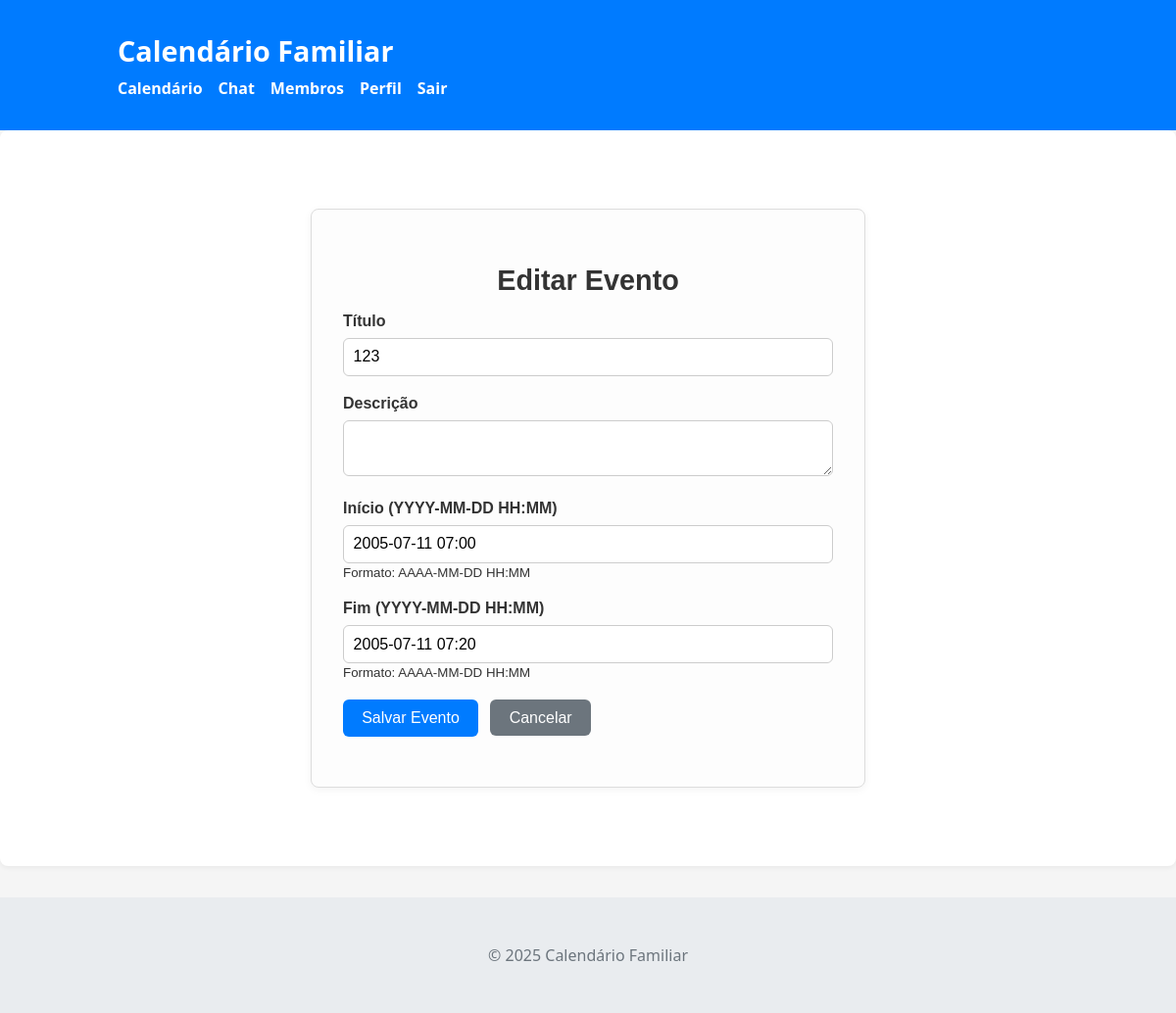
The app's page /event/1/edit (signed in) with its own data.
### app/models.py (models this page shows)
class Event(db.Model):
    id = db.Column(db.Integer, primary_key=True)
    title = db.Column(db.String(100), nullable=False)
    description = db.Column(db.Text, nullable=True)
    start_time = db.Column(db.DateTime, nullable=False)
    end_time = db.Column(db.DateTime, nullable=False)
    created_at = db.Column(db.DateTime, nullable=False, default=datetime.utcnow)
    user_id = db.Column(db.Integer, db.ForeignKey('user.id'), nullable=False)
    family_id = db.Column(db.Integer, db.ForeignKey('family.id'), nullable=False)

### app/routes.py (the view)
@main.route('/event/<int:event_id>/edit', methods=['GET', 'POST'])
@login_required
def edit_event(event_id):
    event = Event.query.get_or_404(event_id)
    if event.family_id != current_user.family_id or (event.user_id != current_user.id and current_user not in current_user.family.admins):
        flash('Você não tem permissão para editar este evento.')
        return redirect(url_for('main.calendar'))
    form = EventForm()
    if form.validate_on_submit():
        event.title = form.title.data
        event.description = form.description.data
        event.start_time = form.start_time.data
        event.end_time = form.end_time.data
        db.session.commit()
        flash('Evento atualizado com sucesso!')
        return redirect(url_for('main.calendar'))
    elif request.method == 'GET':
        form.title.data = event.title
        form.description.data = event.description
        form.start_time.data = event.start_time
        form.end_time.data = event.end_time
    return render_template('event_form.html', form=form, title='Editar Evento')

### app/forms.py (shortened to what this page needs)
class EventForm(FlaskForm):
    title = StringField('Título',
                        validators=[DataRequired(), Length(min=2, max=100)])
    description = TextAreaField('Descrição')
    start_time = DateTimeField('Início (YYYY-MM-DD HH:MM)',
                               format='%Y-%m-%d %H:%M',
                               validators=[DataRequired()])
    end_time = DateTimeField('Fim (YYYY-MM-DD HH:MM)',
                             format='%Y-%m-%d %H:%M',
                             validators=[DataRequired()])
    submit = SubmitField('Salvar Evento')

### app/__init__.py (called while the page is built)
def create_app():
    load_dotenv()
    app = Flask(__name__)
    app.config['SECRET_KEY'] = os.environ.get('SECRET_KEY', 'default-secret-key')
    app.config['SQLALCHEMY_DATABASE_URI'] = 'sqlite:///calendario.db'
    app.config['SQLALCHEMY_TRACK_MODIFICATIONS'] = False
    db.init_app(app)
    login_manager.init_app(app)
    from app.routes import main
    app.register_blueprint(main)
    @app.context_processor
    def inject_now():
        return {'now': datetime.utcnow()}
    return app

### app/models.py (called while the page is built)
@login_manager.user_loader
def load_user(user_id):
    return User.query.get(int(user_id))

### app/templates/event_form.html (shortened to what this page needs)
{% extends "layout.html" %}
{% block content %}
<div class="form-container">
    <h2>{{ title }}</h2>
    <form method="POST">
        <div class="form-group">
            {{ form.title.label }}
            {{ form.title(class="form-control") }}
        </div>
        <div class="form-group">
            {{ form.description.label }}
            {{ form.description(class="form-control") }}
        </div>
        <div class="form-group">
            {{ form.start_time.label }}
            {{ form.start_time(class="form-control") }}
            <small class="form-text">Formato: AAAA-MM-DD HH:MM</small>
        </div>
        <div class="form-group">
            {{ form.end_time.label }}
            {{ form.end_time(class="form-control") }}
            <small class="form-text">Formato: AAAA-MM-DD HH:MM</small>
        </div>
        <div class="form-group">
            {{ form.submit(class="btn btn-primary") }}
            <a href="{{ url_for('main.calendar') }}" class="btn btn-secondary">Cancelar</a>
        </div>
    </form>
</div>
{% endblock %}

### app/static/css/main.css (style rules this page uses)
body { margin: 0; font-family: 'Segoe UI', Tahoma, Geneva, Verdana, sans-serif; background-color: #f5f5f5; color: #333; }

### app/static/css/calendar.css (style rules this page uses)
.btn { padding: 0.4rem 0.8rem; border: none; border-radius: 4px; text-decoration: none; color: white; background-color: #007bff; transition: background-color 0.3s; }

### app/static/css/create_group.css (style rules this page uses)
.form-container { max-width: 500px; margin: 2rem auto; padding: 2rem; background-color: #fdfdfd; border: 1px solid #ddd; border-radius: 8px; font-family: Arial, sans-serif; box-shadow: 0 2px 8px rgba(0, 0, 0, 0.05); }
.form-container h2 { font-size: 1.8rem; margin-bottom: 1rem; text-align: center; }
.form-group { margin-bottom: 1.2rem; }
.form-group label { display: block; font-weight: bold; margin-bottom: 0.5rem; }
.form-control { width: 100%; padding: 0.6rem; font-size: 1rem; border: 1px solid #ccc; border-radius: 6px; box-sizing: border-box; }
.btn { padding: 0.6rem 1.2rem; border: none; border-radius: 6px; font-size: 1rem; cursor: pointer; text-decoration: none; transition: background-color 0.3s ease; }
.btn-primary { background-color: #007bff; color: white; margin-right: 0.5rem; }
.btn-secondary { background-color: #6c757d; color: white; }

### records on screen
Event: title "123", start_time "2005-07-11 07:00", end_time "2005-07-11 07:20"

### other values on screen
{{ title }} "Editar Evento"
